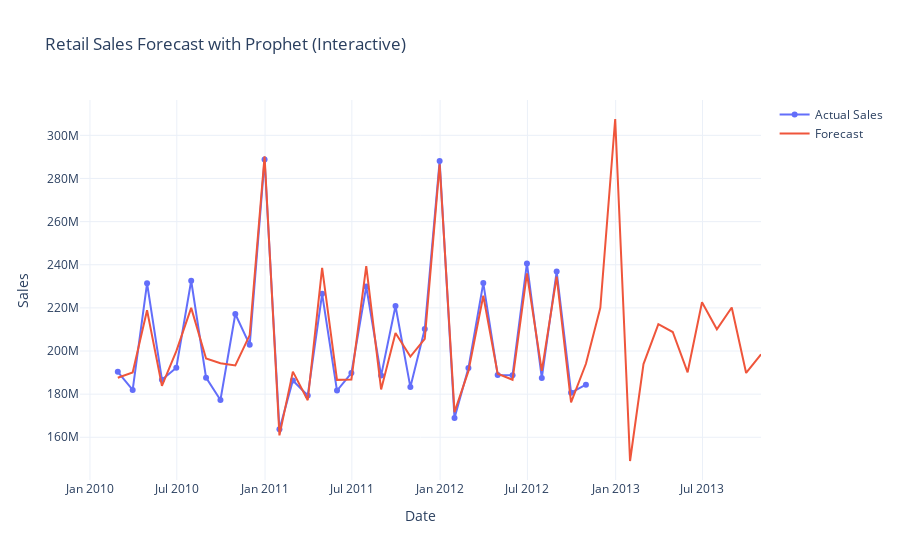

The cell this chart's notebook holds for it:
### Code cell
import pandas as pd
import plotly.graph_objs as go
from prophet import Prophet

# Load and prepare data
df = pd.read_csv("data/train.csv", parse_dates=["Date"])
df = df.groupby("Date")["Weekly_Sales"].sum().reset_index()
df = df.set_index("Date").resample("M").sum().fillna(method="ffill").reset_index()
df.columns = ['ds', 'y']

# Prophet model
model = Prophet()
model.fit(df)
future = model.make_future_dataframe(periods=12, freq='ME')
forecast = model.predict(future)

# Plotly interactive dashboard
fig = go.Figure()

fig.add_trace(go.Scatter(x=df['ds'], y=df['y'], mode='lines+markers', name='Actual Sales'))
fig.add_trace(go.Scatter(x=forecast['ds'], y=forecast['yhat'], mode='lines', name='Forecast'))

fig.update_layout(
    title='Retail Sales Forecast with Prophet (Interactive)',
    xaxis_title='Date',
    yaxis_title='Sales',
    hovermode='x unified',
    template='plotly_white'
)

fig.show()
